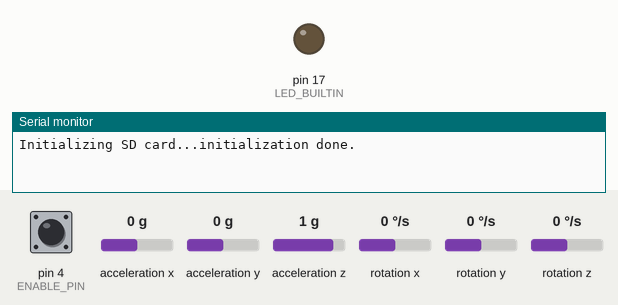
Simulated run of this program. Board: SparkFun Pro Micro, built for the host (arithmetic inside an expression is 32-bit, double 64-bit). Parts: output pins drawn as LEDs (lit = HIGH), the last lines printed to the serial monitor. Inputs (shaded band) come from the test bench; at power-on: pin 4 (ENABLE_PIN) HIGH, acceleration x 0 g, acceleration y 0 g, acceleration z 1 g, rotation x 0 °/s, rotation y 0 °/s, rotation z 0 °/s. Storage starts empty.

Above: at 0.1 s.
At 3.1 s:
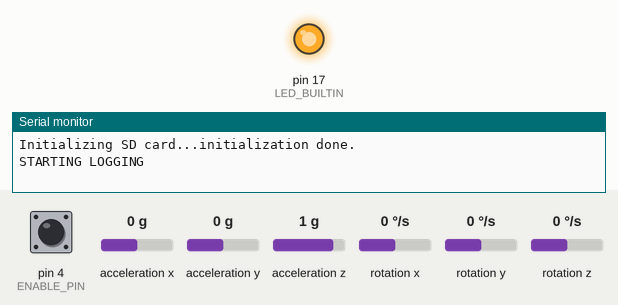
Timing chart, 0 to 4.6 s (numbered marks = the images above):
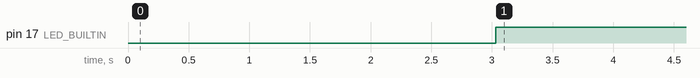

The program:

main.cpp
```cpp
#include <Arduino.h>
#include <SPI.h>
#include <SD.h>

#include <MPU6050_tockn.h>
#include <Wire.h>

MPU6050 mpu6050(Wire);

long timer = 0;

File datafile;

#define ENABLE_PIN 4

void setup()
{
    Serial.begin(115200);

    pinMode(ENABLE_PIN, INPUT_PULLUP);
    pinMode(LED_BUILTIN, OUTPUT);
    digitalWrite(LED_BUILTIN, LOW);

    randomSeed(analogRead(0));

    while (!Serial)
        ;
    Serial.print("Initializing SD card...");
    if (!SD.begin(4))
    {
        Serial.println("initialization failed!");
        while (1)
            ;
    }
    Serial.println("initialization done.");

    Wire.begin();
    mpu6050.begin();
    mpu6050.calcGyroOffsets(true);

    Serial.println("STARTING LOGGING");
}

void loop()
{
    mpu6050.update();

    bool shouldLog = digitalRead(ENABLE_PIN);

    if (shouldLog)
    {
        datafile = SD.open("data.csv", FILE_WRITE);

        datafile.print(millis());
        datafile.print(",");
        datafile.print(mpu6050.getAccX());
        datafile.print(",");
        datafile.print(mpu6050.getAccY());
        datafile.print(",");
        datafile.print(mpu6050.getAccZ());
        datafile.println();

        datafile.close();
    } else {
        Serial.println("DONE LOGGING");
        while (1) {};
    }

    digitalWrite(LED_BUILTIN, shouldLog);
}
```

Measured:
- by itself, pin 17 (LED_BUILTIN): LOW → HIGH at 3.0 s
